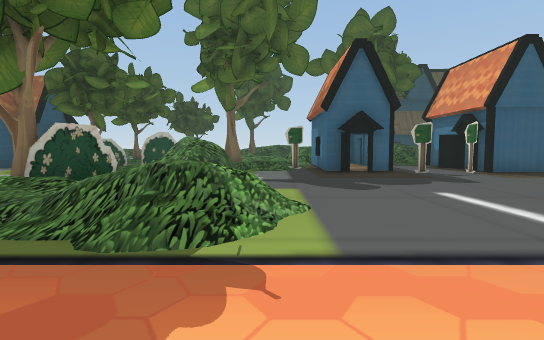
view 1 (above)

16 first-person views from a walk through a 3-D level made in the Unity game engine. The camera is 1.4 m above the floor, tilts 4° down and sees 80° across. The floor is counted in squares, 2 m on a side. Each view is taken from the middle of a square. On the plan, view 1 faces up. The plan holds only what a view shows up to about 10 squares ahead; the rest is blank. The place goes on beyond the plan. The player character is not drawn.

view 2
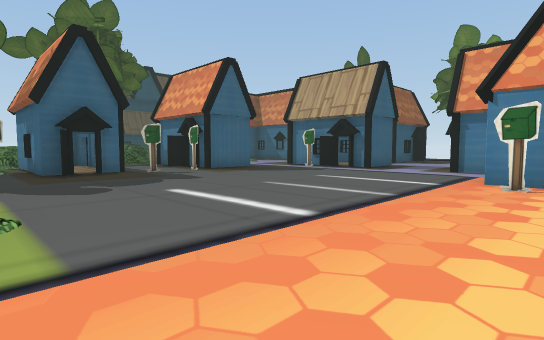

view 3
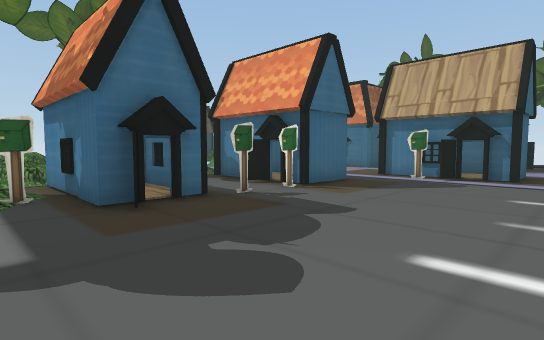

view 4
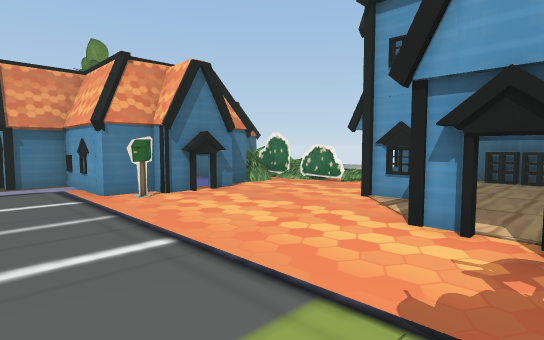

view 5
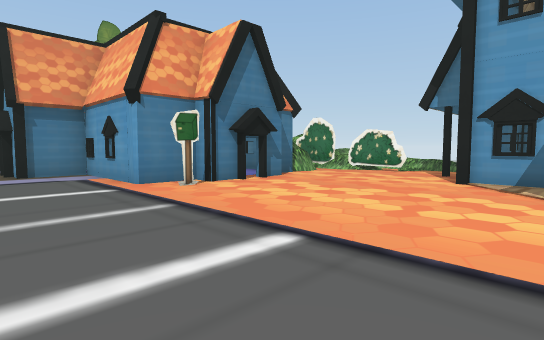

view 6
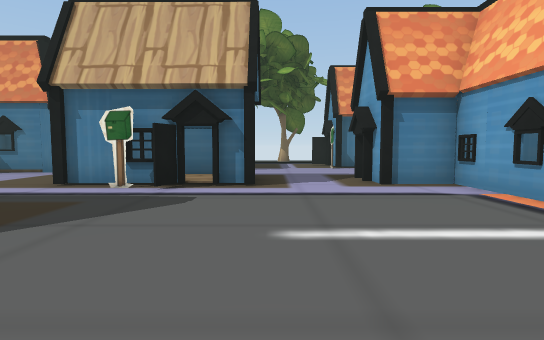

view 7
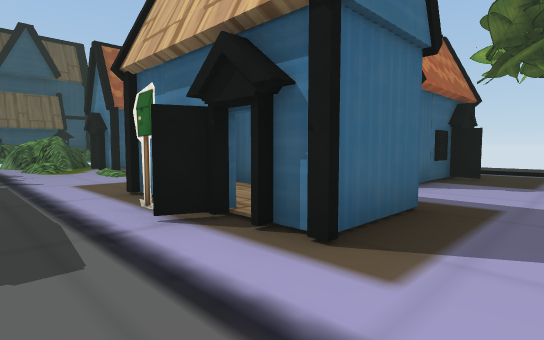

view 8
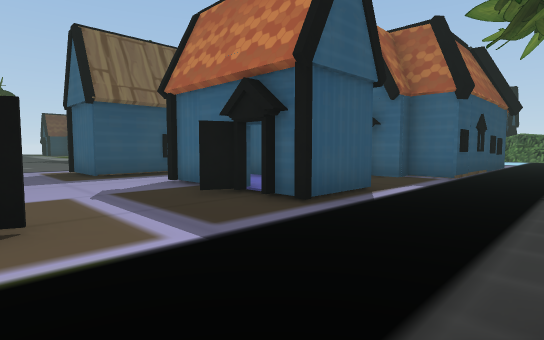

view 9
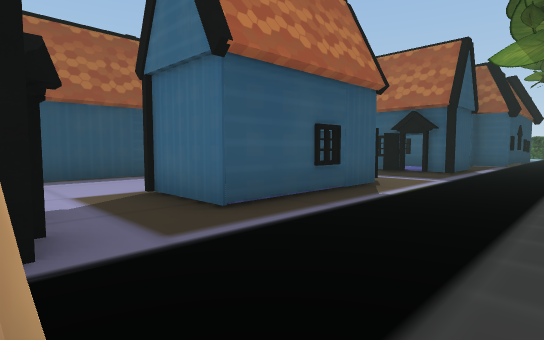

view 10
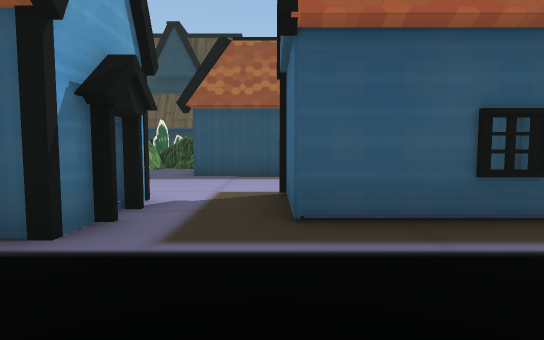

view 11
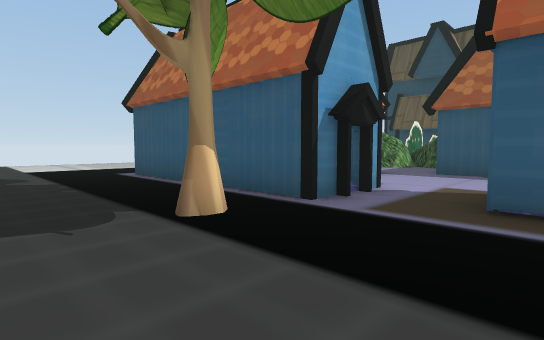

view 12
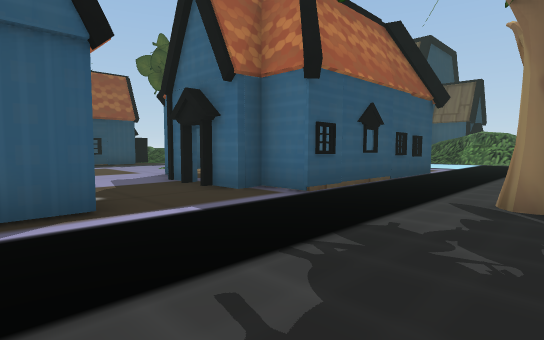

view 13
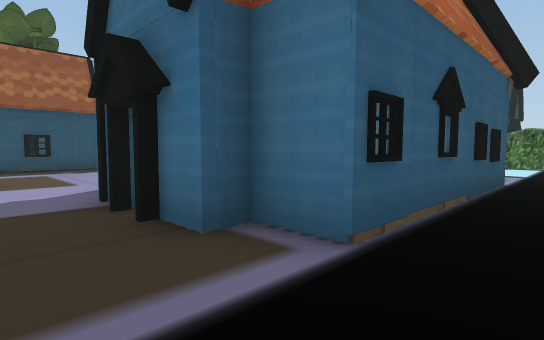

view 14
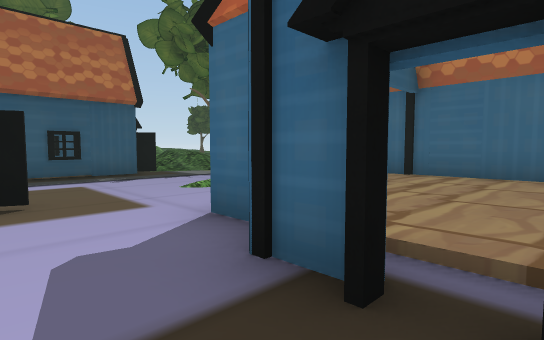

view 15
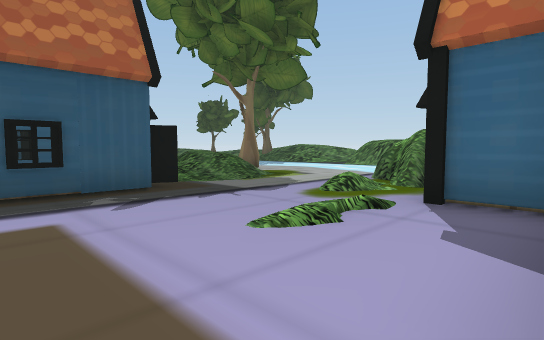

view 16
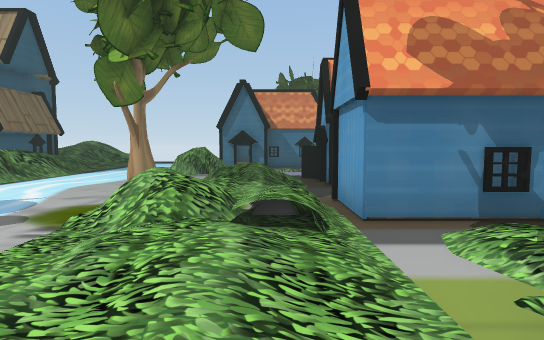

### Floor plan
Key: @ floor where view 1 was taken; # wall or solid block; x gap in a wall; . main floor; : floor 0.25 m higher than the main floor; + floor 0.5 m higher than the main floor; / step, stairs or slope; = window, fence, low wall or low ledge; O other object.
Columns run from 3 left of view 1 to 21 right of it. Each row starts with its distance up from view 1.
 16   ://=   //../# OOOOOO..
 15  //////////../.O     O..
 14 ///////////.../OO    O..
 13   ///OO../O.../.O    O..
 12   O//O  .OOO../.O    O.#
 11    +/OOO.O:O....OOOOOO...
 10 =#//=OO..O:O.....#OO.....
  9 /#/..OOx=OOO.OOO.........
  8    ..........O:O OOOO....
  7    ..........O:O.O::O....
  6    ..........O:O.OOOO...
  5 #  /.........OO.........
  4 O///...................
  3  ///.........OOO..=.O...
  2  ./..........O O  O O...
  1   .......=OOOO O    O...
  0   O@......O    O..  O....
 -1   OOO......    O..OOO....
 -2   O O.....O    O.........
 -3   O OOO...O   OO...OOO#..
 -4       O...##  ..O  O O...
 -5       O.###          O...
 -6       O//            O..
 -7       O/             O..
 -8    OO O             OO..
 -9     O O             ....
-10                     ....
-11                      ...
-12                       ..

Positions as (right, up) in squares from view 1, and headings:
1: (0, 0), facing up
2: (0, 0), facing up-right
3: (0, 4), facing up-right
4: (-1, 4), facing down-right
5: (1, 4), facing down-right
6: (4, 5), facing right
7: (8, 4), facing up-right
8: (20, 3), facing up-left
9: (20, -3), facing up-left
10: (20, -1), facing left
11: (21, 0), facing down-left
12: (21, 7), facing up-left
13: (19, 9), facing up-left
14: (16, 9), facing up-left
15: (13, 10), facing up-left
16: (-3, 14), facing right
